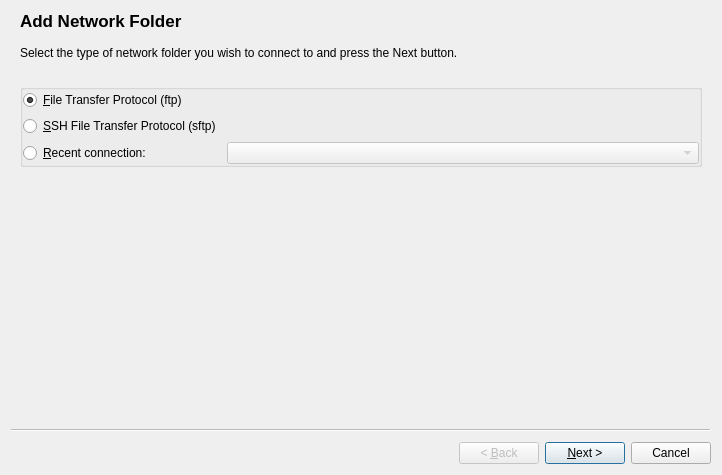
<?xml version="1.0" encoding="UTF-8"?>
<ui version="4.0">
 <class>KNetAttach</class>
 <widget class="QWizard" name="KNetAttach">
  <property name="geometry">
   <rect>
    <x>0</x>
    <y>0</y>
    <width>722</width>
    <height>475</height>
   </rect>
  </property>
  <property name="windowTitle">
   <string>Network Folder Wizard</string>
  </property>
  <widget class="QWizardPage" name="_folderType">
   <property name="title">
    <string>Add Network Folder</string>
   </property>
   <layout class="QVBoxLayout" name="verticalLayout">
    <item>
     <widget class="QLabel" name="textLabel1_2">
      <property name="text">
       <string>Select the type of network folder you wish to connect to and press the Next button.</string>
      </property>
      <property name="alignment">
       <set>Qt::AlignVCenter</set>
      </property>
      <property name="wordWrap">
       <bool>false</bool>
      </property>
     </widget>
    </item>
    <item>
     <spacer name="spacer20">
      <property name="orientation">
       <enum>Qt::Vertical</enum>
      </property>
      <property name="sizeType">
       <enum>QSizePolicy::Fixed</enum>
      </property>
      <property name="sizeHint" stdset="0">
       <size>
        <width>653</width>
        <height>18</height>
       </size>
      </property>
     </spacer>
    </item>
    <item>
     <widget class="KButtonGroup" name="buttonGroup1">
      <property name="title">
       <string/>
      </property>
      <property name="flat">
       <bool>true</bool>
      </property>
      <layout class="QGridLayout">
       <property name="margin">
        <number>0</number>
       </property>
       <item row="3" column="1">
        <widget class="KComboBox" name="_recentConnectionName">
         <property name="enabled">
          <bool>false</bool>
         </property>
         <property name="sizePolicy">
          <sizepolicy hsizetype="Minimum" vsizetype="Fixed">
           <horstretch>1</horstretch>
           <verstretch>0</verstretch>
          </sizepolicy>
         </property>
         <property name="minimumSize">
          <size>
           <width>250</width>
           <height>0</height>
          </size>
         </property>
        </widget>
       </item>
       <item row="0" column="0">
        <widget class="QRadioButton" name="_ftp">
         <property name="text">
          <string>&amp;File Transfer Protocol (ftp)</string>
         </property>
         <property name="checked">
          <bool>true</bool>
         </property>
        </widget>
       </item>
       <item row="3" column="0">
        <widget class="QRadioButton" name="_recent">
         <property name="text">
          <string>&amp;Recent connection:</string>
         </property>
        </widget>
       </item>
       <item row="1" column="0">
        <widget class="QRadioButton" name="_sftp">
         <property name="text">
          <string>&amp;SSH File Transfer Protocol (sftp)</string>
         </property>
         <property name="checked">
          <bool>false</bool>
         </property>
        </widget>
       </item>
      </layout>
     </widget>
    </item>
    <item>
     <spacer name="spacer2_2">
      <property name="orientation">
       <enum>Qt::Vertical</enum>
      </property>
      <property name="sizeType">
       <enum>QSizePolicy::Expanding</enum>
      </property>
      <property name="sizeHint" stdset="0">
       <size>
        <width>653</width>
        <height>184</height>
       </size>
      </property>
     </spacer>
    </item>
   </layout>
  </widget>
  <widget class="QWizardPage" name="_folderParameters">
   <property name="title">
    <string>Network Folder Information</string>
   </property>
   <layout class="QGridLayout" name="gridLayout1">
    <item row="0" column="0" colspan="3">
     <widget class="QLabel" name="_informationText">
      <property name="text">
       <string>Enter a name for this &lt;i&gt;%1&lt;/i&gt; as well as the server address, port and folder path to use and press the Next button.</string>
      </property>
      <property name="alignment">
       <set>Qt::AlignVCenter</set>
      </property>
      <property name="wordWrap">
       <bool>true</bool>
      </property>
     </widget>
    </item>
    <item row="1" column="2">
     <spacer name="spacer20_2">
      <property name="orientation">
       <enum>Qt::Vertical</enum>
      </property>
      <property name="sizeType">
       <enum>QSizePolicy::Fixed</enum>
      </property>
      <property name="sizeHint" stdset="0">
       <size>
        <width>282</width>
        <height>18</height>
       </size>
      </property>
     </spacer>
    </item>
    <item row="2" column="1" colspan="2">
     <widget class="KLineEdit" name="_connectionName"/>
    </item>
    <item row="2" column="0">
     <widget class="QLabel" name="textLabel4_2">
      <property name="text">
       <string>&amp;Name:</string>
      </property>
      <property name="alignment">
       <set>Qt::AlignRight|Qt::AlignTrailing|Qt::AlignVCenter</set>
      </property>
      <property name="wordWrap">
       <bool>false</bool>
      </property>
      <property name="buddy">
       <cstring>_connectionName</cstring>
      </property>
     </widget>
    </item>
    <item row="3" column="0">
     <widget class="QLabel" name="_userText">
      <property name="text">
       <string>&amp;User:</string>
      </property>
      <property name="alignment">
       <set>Qt::AlignRight|Qt::AlignTrailing|Qt::AlignVCenter</set>
      </property>
      <property name="wordWrap">
       <bool>false</bool>
      </property>
      <property name="buddy">
       <cstring>_user</cstring>
      </property>
     </widget>
    </item>
    <item row="3" column="1" colspan="2">
     <widget class="KLineEdit" name="_user">
      <property name="sizePolicy">
       <sizepolicy hsizetype="Expanding" vsizetype="Fixed">
        <horstretch>10</horstretch>
        <verstretch>0</verstretch>
       </sizepolicy>
      </property>
     </widget>
    </item>
    <item row="4" column="0">
     <widget class="QLabel" name="_passText">
      <property name="text">
       <string>&amp;Password:</string>
      </property>
      <property name="alignment">
       <set>Qt::AlignRight|Qt::AlignTrailing|Qt::AlignVCenter</set>
      </property>
      <property name="wordWrap">
       <bool>false</bool>
      </property>
      <property name="buddy">
       <cstring>_pass</cstring>
      </property>
     </widget>
    </item>
    <item row="4" column="1" colspan="2">
     <widget class="KLineEdit" name="_pass">
      <property name="sizePolicy">
       <sizepolicy hsizetype="Expanding" vsizetype="Fixed">
        <horstretch>10</horstretch>
        <verstretch>0</verstretch>
       </sizepolicy>
      </property>
      <property name="passwordMode">
       <bool>true</bool>
      </property>
     </widget>
    </item>
    <item row="5" column="0">
     <widget class="QLabel" name="textLabel1">
      <property name="text">
       <string>Se&amp;rver:</string>
      </property>
      <property name="alignment">
       <set>Qt::AlignRight|Qt::AlignTrailing|Qt::AlignVCenter</set>
      </property>
      <property name="wordWrap">
       <bool>false</bool>
      </property>
      <property name="buddy">
       <cstring>_host</cstring>
      </property>
     </widget>
    </item>
    <item row="5" column="1" colspan="2">
     <widget class="KLineEdit" name="_host">
      <property name="sizePolicy">
       <sizepolicy hsizetype="Expanding" vsizetype="Fixed">
        <horstretch>10</horstretch>
        <verstretch>0</verstretch>
       </sizepolicy>
      </property>
     </widget>
    </item>
    <item row="6" column="0">
     <widget class="QLabel" name="_portText">
      <property name="text">
       <string>&amp;Port:</string>
      </property>
      <property name="alignment">
       <set>Qt::AlignRight|Qt::AlignTrailing|Qt::AlignVCenter</set>
      </property>
      <property name="wordWrap">
       <bool>false</bool>
      </property>
      <property name="buddy">
       <cstring>_port</cstring>
      </property>
     </widget>
    </item>
    <item row="6" column="1">
     <widget class="KIntSpinBox" name="_port">
      <property name="sizePolicy">
       <sizepolicy hsizetype="Minimum" vsizetype="Fixed">
        <horstretch>1</horstretch>
        <verstretch>0</verstretch>
       </sizepolicy>
      </property>
      <property name="alignment">
       <set>Qt::AlignRight|Qt::AlignTrailing|Qt::AlignVCenter</set>
      </property>
      <property name="minimum">
       <number>1</number>
      </property>
      <property name="maximum">
       <number>65535</number>
      </property>
     </widget>
    </item>
    <item row="7" column="0">
     <widget class="QLabel" name="textLabel3">
      <property name="text">
       <string>&amp;Folder:</string>
      </property>
      <property name="alignment">
       <set>Qt::AlignRight|Qt::AlignTrailing|Qt::AlignVCenter</set>
      </property>
      <property name="wordWrap">
       <bool>false</bool>
      </property>
      <property name="buddy">
       <cstring>_path</cstring>
      </property>
     </widget>
    </item>
    <item row="7" column="1" colspan="2">
     <widget class="KLineEdit" name="_path"/>
    </item>
    <item row="8" column="0">
     <widget class="QLabel" name="_encodingText">
      <property name="enabled">
       <bool>true</bool>
      </property>
      <property name="text">
       <string>Encoding:</string>
      </property>
      <property name="alignment">
       <set>Qt::AlignRight|Qt::AlignTrailing|Qt::AlignVCenter</set>
      </property>
      <property name="buddy">
       <cstring>_encoding</cstring>
      </property>
     </widget>
    </item>
    <item row="8" column="1">
     <widget class="KComboBox" name="_encoding"/>
    </item>
    <item row="9" column="1" colspan="2">
     <widget class="QCheckBox" name="_createIcon">
      <property name="text">
       <string>Cr&amp;eate an icon for this remote folder</string>
      </property>
      <property name="checked">
       <bool>true</bool>
      </property>
     </widget>
    </item>
    <item row="10" column="1" colspan="2">
     <widget class="QCheckBox" name="_savePass">
      <property name="text">
       <string>S&amp;ave the password for this remote folder</string>
      </property>
      <property name="checked">
       <bool>true</bool>
      </property>
     </widget>
    </item>
    <item row="11" column="0" colspan="3">
     <spacer name="spacer5">
      <property name="orientation">
       <enum>Qt::Vertical</enum>
      </property>
      <property name="sizeType">
       <enum>QSizePolicy::Expanding</enum>
      </property>
      <property name="sizeHint" stdset="0">
       <size>
        <width>653</width>
        <height>56</height>
       </size>
      </property>
     </spacer>
    </item>
   </layout>
  </widget>
 </widget>
 <customwidgets>
  <customwidget>
   <class>KIntSpinBox</class>
   <extends>QSpinBox</extends>
   <header>knuminput.h</header>
  </customwidget>
  <customwidget>
   <class>KButtonGroup</class>
   <extends>QGroupBox</extends>
   <header>kbuttongroup.h</header>
   <container>1</container>
  </customwidget>
  <customwidget>
   <class>KLineEdit</class>
   <extends>QLineEdit</extends>
   <header>klineedit.h</header>
  </customwidget>
  <customwidget>
   <class>KComboBox</class>
   <extends>QComboBox</extends>
   <header>kcombobox.h</header>
  </customwidget>
 </customwidgets>
 <connections/>
</ui>
